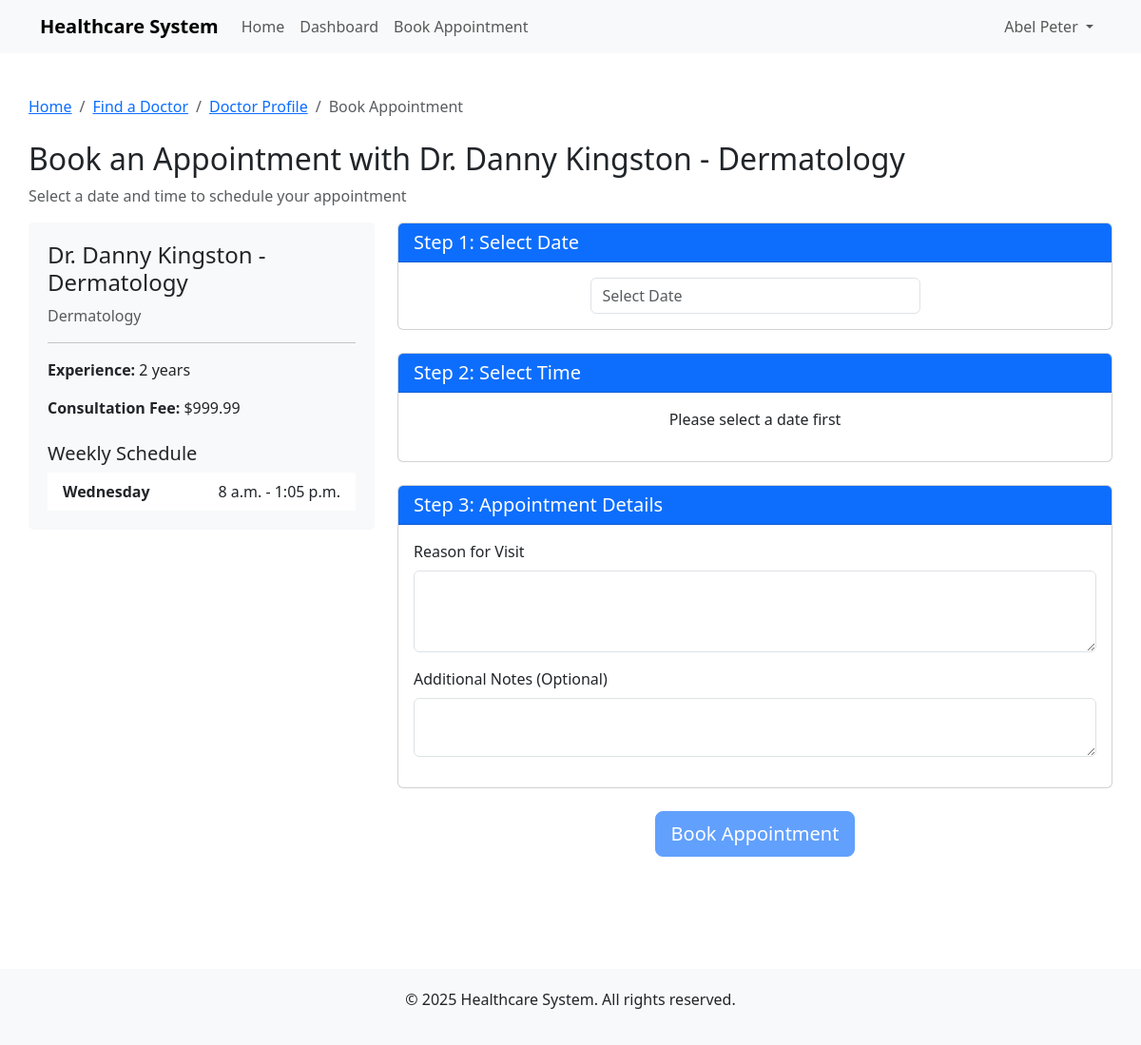
Page /appointments/book/1/ (signed in) on the committed database.
### doctors/models.py (models this page shows, shortened)
class Doctor(models.Model):
    SPECIALIZATIONS = [
        ('CARDIO', 'Cardiology'),
        ('DERMA', 'Dermatology'),
        ('NEURO', 'Neurology'),
        ('ORTHO', 'Orthopedics'),
        ('PEDIA', 'Pediatrics'),
        ('RADIO', 'Radiology'),
        ('GENERAL', 'General Practice'),
    ]
    user = models.OneToOneField(User, on_delete=models.CASCADE)
    specialization = models.CharField(max_length=10, choices=SPECIALIZATIONS)
    license_number = models.CharField(max_length=50, unique=True)
    phone_regex = RegexValidator(regex=r'^\+?1?\d{9,15}$')
    phone_number = models.CharField(validators=[phone_regex], max_length=17)
    years_of_experience = models.PositiveIntegerField(default=1)
    consultation_fee = models.DecimalField(max_digits=8, decimal_places=2, default=0)
    bio = models.TextField(blank=True)
    created_at = models.DateTimeField(auto_now_add=True)
    updated_at = models.DateTimeField(auto_now=True)
    def __str__(self):
        return f"Dr. {self.user.first_name} {self.user.last_name} - {self.get_specialization_display()}"
    class Meta:
        ordering = ['user__last_name', 'user__first_name']

class DoctorSchedule(models.Model):
    DAYS_OF_WEEK = [
        (0, 'Monday'),
        (1, 'Tuesday'),
        (2, 'Wednesday'),
        (3, 'Thursday'),
        (4, 'Friday'),
        (5, 'Saturday'),
        (6, 'Sunday'),
    ]
    doctor = models.ForeignKey(Doctor, on_delete=models.CASCADE, related_name='schedules')
    day_of_week = models.IntegerField(choices=DAYS_OF_WEEK)
    start_time = models.TimeField()
    end_time = models.TimeField()
    is_available = models.BooleanField(default=True)
    class Meta:
        unique_together = ['doctor', 'day_of_week']
        ordering = ['day_of_week', 'start_time']

### appointments/views.py (the view, shortened to what this page needs)
# urls.py: path('book/<int:doctor_id>/', views.book_appointment_with_doctor, name='book_appointment_with_doctor'),
@login_required
def book_appointment_with_doctor(request, doctor_id):
    try:
        patient = request.user.patient
    except Patient.DoesNotExist:
        messages.error(request, "You don't have a patient profile.")
        return redirect('home')
    doctor = get_object_or_404(Doctor, id=doctor_id)
    schedules = DoctorSchedule.objects.filter(doctor=doctor, is_available=True).order_by('day_of_week')
    context = {
        'doctor': doctor,
        'schedules': schedules,
    }
    return render(request, 'appointments/book_with_doctor.html', context)

### templates/appointments/book_with_doctor.html (shortened to what this page needs)
{% extends 'base.html' %}
{% block extra_css %}
<link rel="stylesheet" href="https://cdn.jsdelivr.net/npm/flatpickr/dist/flatpickr.min.css">
{% endblock %}
{% block content %}
<div class="row mt-4">
    <div class="col-md-12">
        <nav aria-label="breadcrumb">
            <ol class="breadcrumb">
                <li class="breadcrumb-item"><a href="{% url 'home' %}">Home</a></li>
                <li class="breadcrumb-item"><a href="{% url 'doctor_search' %}">Find a Doctor</a></li>
                <li class="breadcrumb-item"><a href="{% url 'doctor_detail' doctor.id %}">Doctor Profile</a></li>
                <li class="breadcrumb-item active">Book Appointment</li>
            </ol>
        </nav>
    </div>
</div>
<div class="row mt-2">
    <div class="col-md-12">
        <h2>Book an Appointment with {{ doctor }}</h2>
        <p class="text-muted">Select a date and time to schedule your appointment</p>
    </div>
</div>
<div class="row">
    <div class="col-md-4">
        <div class="doctor-info">
            <h4>{{ doctor }}</h4>
            <p class="text-muted">{{ doctor.get_specialization_display }}</p>
            <hr>
            <p><strong>Experience:</strong> {{ doctor.years_of_experience }} years</p>
            <p><strong>Consultation Fee:</strong> ${{ doctor.consultation_fee }}</p>
            <h5 class="mt-4">Weekly Schedule</h5>
            {% if schedules %}
                <ul class="list-group list-group-flush">
                    {% for schedule in schedules %}
                    <li class="list-group-item d-flex justify-content-between align-items-center">
                        <div>
                            <strong>{{ schedule.get_day_of_week_display }}</strong>
                        </div>
                        <div>
                            {{ schedule.start_time }} - {{ schedule.end_time }}
                        </div>
                    </li>
                    {% endfor %}
                </ul>
            {% else %}
                <p class="text-center">No schedule information available.</p>
            {% endif %}
        </div>
    </div>
    <div class="col-md-8">
        <form method="post" id="appointmentForm">
            <div class="card mb-4">
                <div class="card-header bg-primary text-white">
                    <h5 class="card-title mb-0">Step 1: Select Date</h5>
                </div>
                <div class="card-body">
                    <div class="row">
                        <div class="col-md-6 offset-md-3">
                            <input type="text" class="form-control" id="appointment_date_picker" placeholder="Select Date">
                        </div>
                    </div>
                </div>
            </div>
            <div class="card mb-4">
                <div class="card-header bg-primary text-white">
                    <h5 class="card-title mb-0">Step 2: Select Time</h5>
                </div>
                <div class="card-body">
                    <div id="timeSlots" class="text-center">
                        <p>Please select a date first</p>
                    </div>
                </div>
            </div>
            <div class="card mb-4">
                <div class="card-header bg-primary text-white">
                    <h5 class="card-title mb-0">Step 3: Appointment Details</h5>
                </div>
                <div class="card-body">
                    <div class="mb-3">
                        <label for="reason" class="form-label">Reason for Visit</label>
                        <textarea class="form-control" id="reason" name="reason" rows="3" required></textarea>
                    </div>
                    <div class="mb-3">
                        <label for="notes" class="form-label">Additional Notes (Optional)</label>
                        <textarea class="form-control" id="notes" name="notes" rows="2"></textarea>
                    </div>
                </div>
            </div>
            <div class="row mb-5">
                <div class="col-md-12 text-center">
                    <button type="submit" class="btn btn-primary btn-lg" id="bookButton" disabled>Book Appointment</button>
                </div>
            </div>
        </form>
    </div>
</div>
{% endblock %}

### templates/base.html (shortened to what this page needs)
<!DOCTYPE html>
<html lang="en">
<head>
    <link href="https://cdn.jsdelivr.net/npm/bootstrap@5.3.0/dist/css/bootstrap.min.css" rel="stylesheet">
    {% block extra_css %}{% endblock %}
</head>
<body>
    <nav class="navbar navbar-expand-lg navbar-light bg-light">
        <div class="container">
            <a class="navbar-brand" href="/">Healthcare System</a>
            <div class="collapse navbar-collapse" id="navbarNav">
                <ul class="navbar-nav me-auto">
                    <li class="nav-item">
                        <a class="nav-link" href="/">Home</a>
                    </li>
                    {% if user.is_authenticated %}
                        {% if user.patient %}
                            <li class="nav-item">
                                <a class="nav-link" href="{% url 'patient_dashboard' %}">Dashboard</a>
                            </li>
                            <li class="nav-item">
                                <a class="nav-link" href="{% url 'book_appointment' %}">Book Appointment</a>
                            </li>
                        {% endif %}
                    {% endif %}
                </ul>
                <ul class="navbar-nav">
                    {% if user.is_authenticated %}
                        <li class="nav-item dropdown">
                            <a class="nav-link dropdown-toggle" href="#" id="navbarDropdown" role="button" data-bs-toggle="dropdown">
                                {{ user.get_full_name|default:user.username }}
                            </a>
                        </li>
                        {% else %}
                        <li class="nav-item">
                            <a class="nav-link" href="/login/">Login</a>
                        </li>
                    {% endif %}
                </ul>
            </div>
        </div>
    </nav>
    <div class="container content">
        {% block content %}{% endblock %}
    </div>
    <footer class="footer">
        <div class="container">
            <p>&copy; {% now "Y" %} Healthcare System. All rights reserved.</p>
        </div>
    </footer>
</body>
</html>

### templates/base.html (style rules this page uses)
.navbar-brand { font-weight: bold; }
.footer { margin-top: 50px; padding: 20px 0; background-color: #f8f9fa; text-align: center; }
.content { min-height: calc(100vh - 180px); padding: 20px 0; }

### templates/appointments/book_with_doctor.html (style rules this page uses)
.doctor-info { background-color: #f8f9fa; padding: 20px; border-radius: 5px; margin-bottom: 20px; }

### rows in the picture
Doctor: user+specialization "Dr. Danny Kingston - Dermatology", specialization "Dermatology", years_of_experience "2", consultation_fee "999.99"
DoctorSchedule: day_of_week "Wednesday", start_time "8 a.m.", end_time "1:05 p.m."

### other values in the picture
{{ user.get_full_name|default:user.username }} "Abel Peter"
